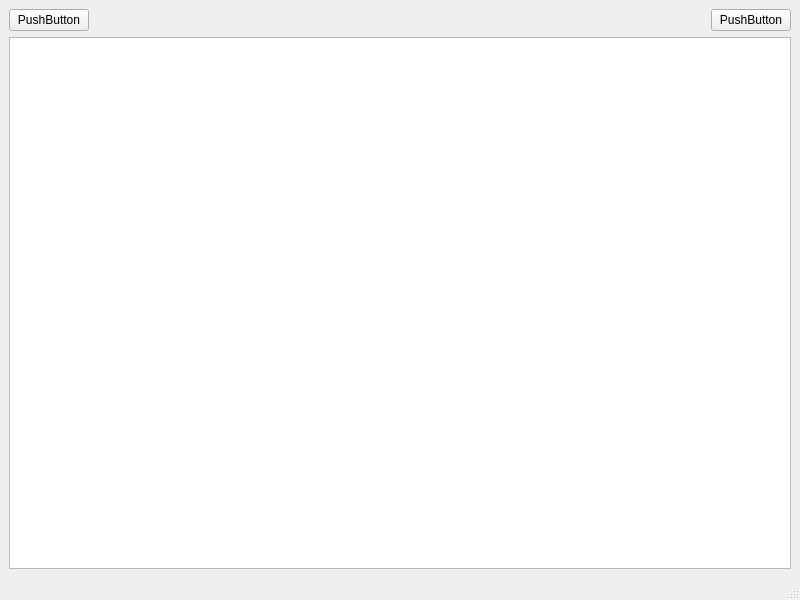
<?xml version="1.0" encoding="UTF-8"?>
<ui version="4.0">
 <class>MainWindow</class>
 <widget class="QMainWindow" name="MainWindow">
  <property name="geometry">
   <rect>
    <x>0</x>
    <y>0</y>
    <width>800</width>
    <height>600</height>
   </rect>
  </property>
  <property name="windowTitle">
   <string>MainWindow</string>
  </property>
  <property name="autoFillBackground">
   <bool>false</bool>
  </property>
  <widget class="QWidget" name="centralwidget">
   <layout class="QHBoxLayout" name="horizontalLayout_2">
    <item>
     <layout class="QVBoxLayout" name="verticalLayout">
      <item>
       <layout class="QHBoxLayout" name="horizontalLayout">
        <item>
         <widget class="QPushButton" name="refresh">
          <property name="text">
           <string>PushButton</string>
          </property>
         </widget>
        </item>
        <item>
         <spacer name="horizontalSpacer">
          <property name="orientation">
           <enum>Qt::Horizontal</enum>
          </property>
          <property name="sizeHint" stdset="0">
           <size>
            <width>458</width>
            <height>20</height>
           </size>
          </property>
         </spacer>
        </item>
        <item>
         <widget class="QPushButton" name="open">
          <property name="text">
           <string>PushButton</string>
          </property>
         </widget>
        </item>
       </layout>
      </item>
      <item>
       <widget class="QListWidget" name="snglst">
        <property name="font">
         <font>
          <pointsize>15</pointsize>
         </font>
        </property>
       </widget>
      </item>
     </layout>
    </item>
   </layout>
  </widget>
  <widget class="QMenuBar" name="menubar">
   <property name="geometry">
    <rect>
     <x>0</x>
     <y>0</y>
     <width>800</width>
     <height>25</height>
    </rect>
   </property>
  </widget>
  <widget class="QStatusBar" name="statusbar"/>
 </widget>
 <resources/>
 <connections/>
</ui>
